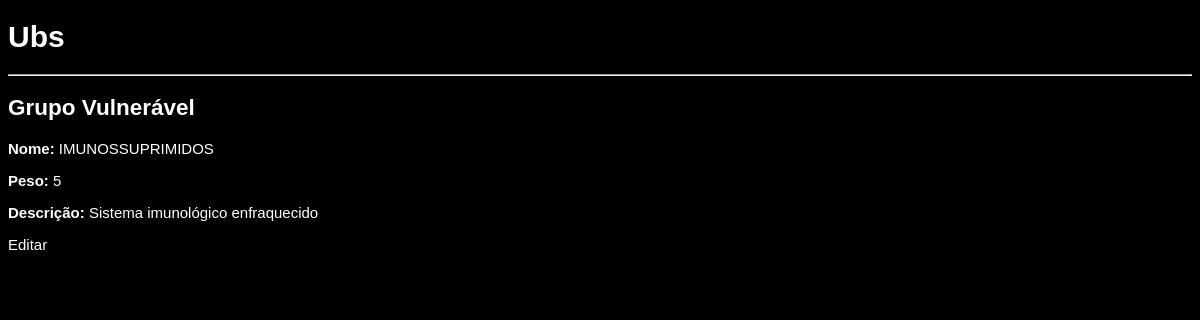
/ubs/grupos/4/, run on the app's committed database.
### ubs/models/grupo_vulneravel.py (models this page shows, shortened)
class GrupoVulneravel(models.Model):
    nome_grupo = models.CharField(
        max_length=50,
        choices=NomeGrupo.choices,
        unique=True
    )
    peso_prioridade = models.IntegerField()
    descricao = models.TextField()

### ubs/views/grupo_vulneravel_views.py (the view)
# urls.py: path('grupos/<int:id>/', grupo_vulneravel_views.detail_grupo, name='detail_grupo'),
def detail_grupo(request, id):
    grupo = get_object_or_404(GrupoVulneravel , id=id)
    return render(request, 'ubs/grupo/detail.html', {'grupo': grupo})

### ubs/templates/ubs/grupo/detail.html (shortened to what this page needs)
{% extends 'ubs/base.html' %}
{% block corpo %}
<h2>Grupo Vulnerável</h2>
<p><strong>Nome:</strong> {{ grupo.get_nome_grupo_display }}</p>
<p><strong>Peso:</strong> {{ grupo.peso_prioridade }}</p>
<p><strong>Descrição:</strong> {{ grupo.descricao }}</p>
<a href="{% url 'update_grupo' grupo.id %}">Editar</a>
{% endblock %}

### ubs/static/ubs/style.css (style rules this page uses)
body { font-family: Arial, Arial, Helvetica, sans-serif; font-size: 15px; background-color: #000; color: #fff; }
hi, h2 { font-weight: bold; }
a { color: #fff; text-decoration: none; }

### data on the page
GrupoVulneravel: nome_grupo "IMUNOSSUPRIMIDOS", peso_prioridade "5", descricao "Sistema imunológico enfraquecido"
